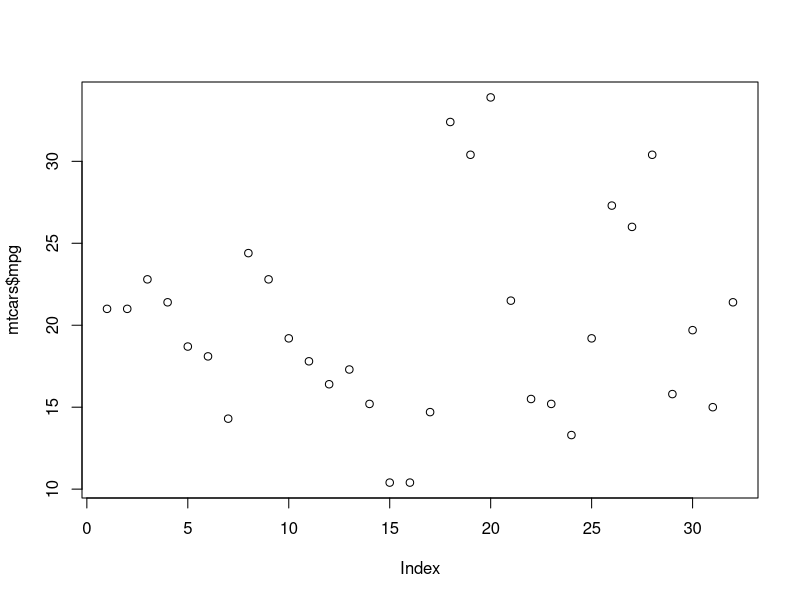
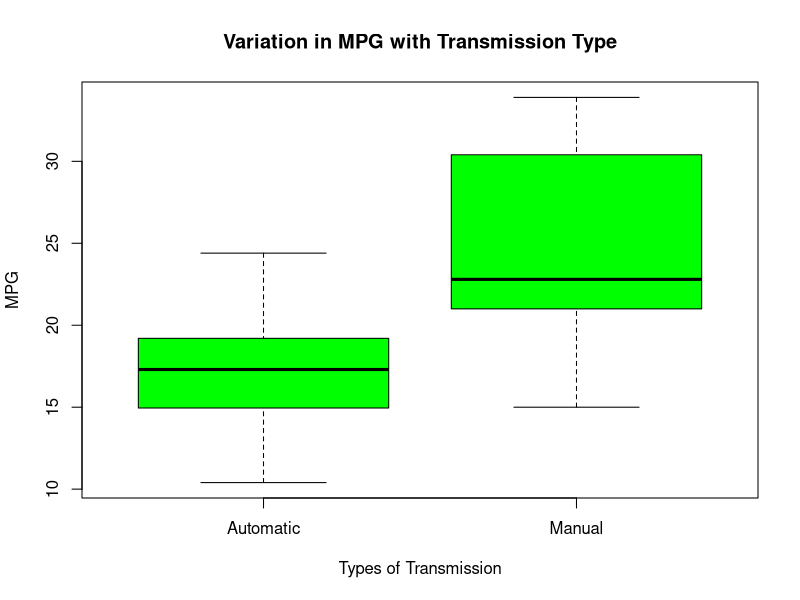
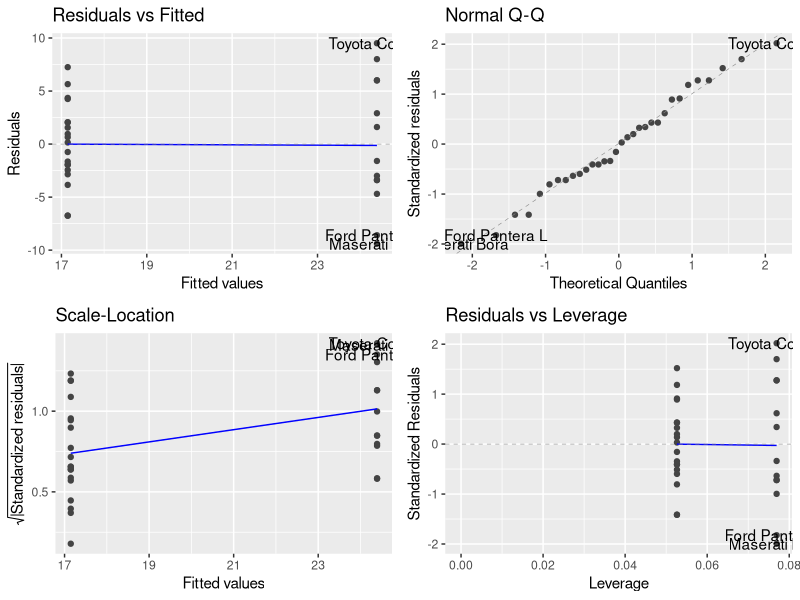
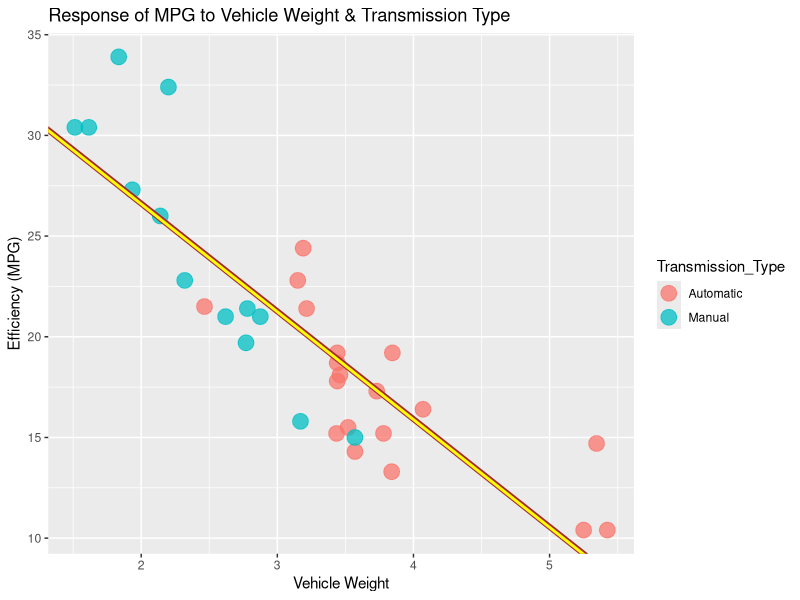
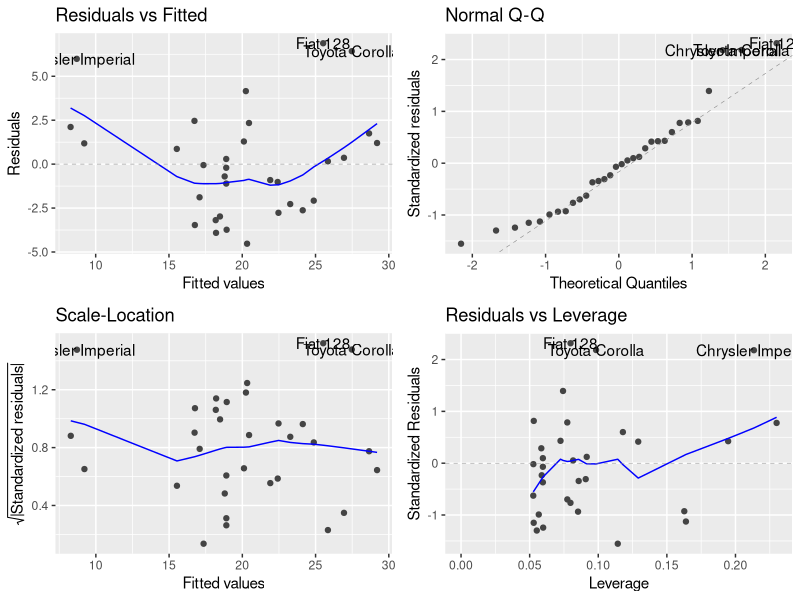
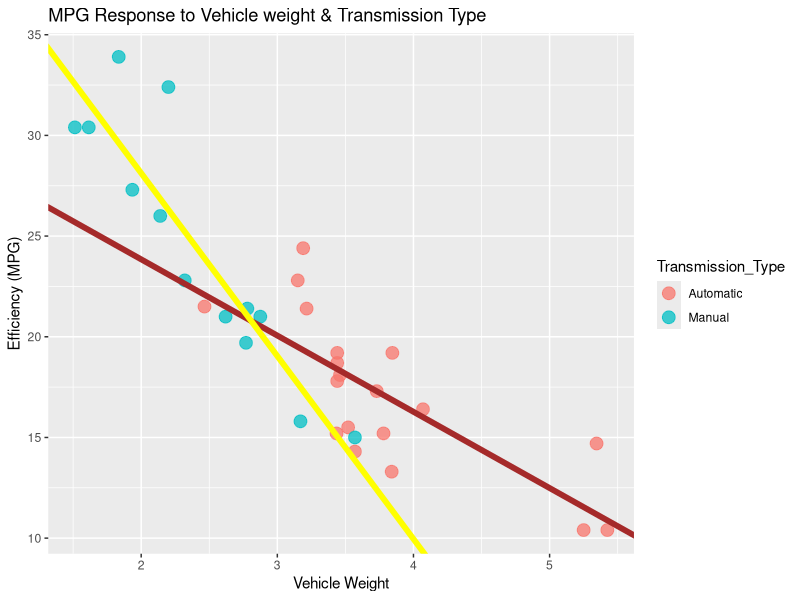
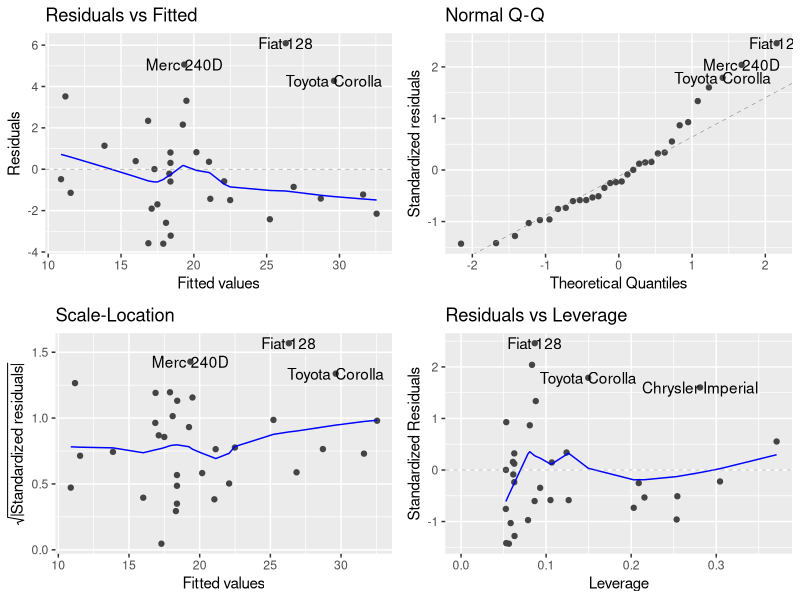
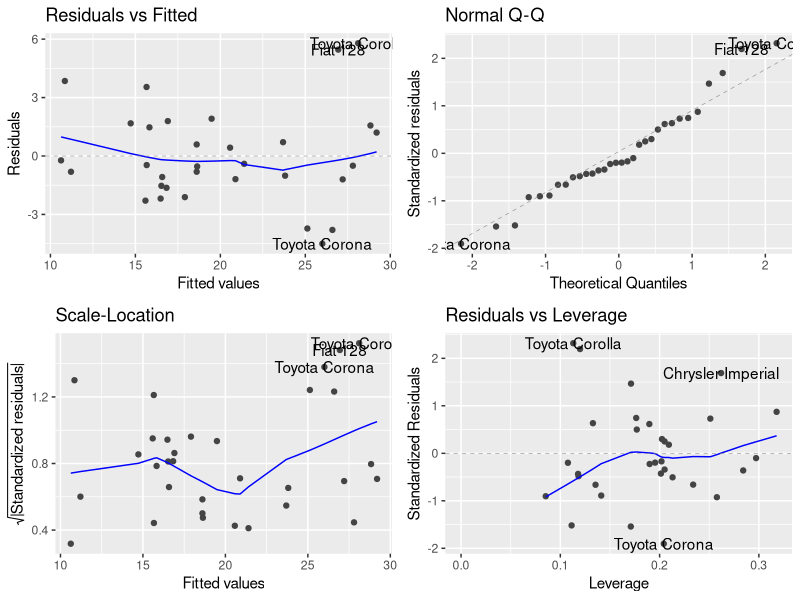

R code for these plots, in order:
## ---- chunk 1
knitr::opts_chunk$set(echo = TRUE)
## ---- chunk 2
library(datasets)
data("mtcars")
## ---- chunk 3
dim(mtcars)
str(mtcars)
head(mtcars)
tail(mtcars)
names(mtcars)
## ---- chunk 4
sum(is.na(mtcars))
sapply(mtcars, function(x) sum(is.na(x)))
## ---- chunk 5
quality_data <- function(df=NULL){
  if(is.null(df)) print("Please pass a non-empty data frame")
  summary_table <- do.call(data.frame,
                           list(
                             Min = sapply(df, function(x) min(x, na.rm = TRUE)),
                             Max = sapply(df, function(x) max(x, na.rm = TRUE)),
                             Mean = sapply(df, function(x) mean(x, na.rm = TRUE)),
                             SD = sapply(df, function(x) sd(x, na.rm = TRUE)),
                             Total = apply(df, 2, length),
                             NULLS = sapply(df, function(x) sum(is.na (x))),
                             Unique = sapply(df, function(x) length(unique(x))),
                             dataType = sapply(df, class)
                           ))
  nums <- vapply(summary_table, is.numeric, FUN.VALUE = logical(1))
  summary_table[, nums] <- round(summary_table[, nums], digits = 3)
  return(summary_table)
}
mtcars_quality <- quality_data(mtcars)
mtcars_quality <- cbind(columns = rownames(mtcars_quality), 
                    data.frame(mtcars_quality, row.names = NULL))
View(mtcars_quality)
## ---- chunk 6
library(e1071)
library(ggplot2)
library(graphics)
library(lattice)
require(stats)
library(dplyr)

mtcars_ds <- mutate(mtcars, Transmission_Type = factor(am, levels = c(0,1),
            labels = c("Automatic", "Manual")))
mtcars_ds
names(mtcars_ds)
plot(mtcars$mpg)

## ---- chunk 7
library(tidyverse)
library(ggpubr)
library(broom)
library(ggfortify)
model_1 <- lm(mpg ~ Transmission_Type, data = mtcars_ds)
summary(model_1)

plot(mtcars_ds$Transmission_Type, mtcars_ds$mpg, col = "green", main= "Variation in MPG with Transmission Type", xlab="Types of Transmission", ylab= "MPG")


confint(model_1)

par(mfrow=c(2,2))
autoplot(model_1)

## ---- chunk 8

model_2 <- lm(mpg ~ Transmission_Type + wt , data = mtcars_ds)
summary(model_2)

g2 <- ggplot(mtcars_ds, aes(wt, mpg))
g2 <- g2 + geom_point(aes(color = Transmission_Type), alpha = 0.75, size = 5) + 
  labs(title = "Response of MPG to Vehicle Weight & Transmission Type") +
  labs(x = "Vehicle Weight", y = "Efficiency (MPG)")

g2 <- g2 + geom_abline(intercept = coef(model_2)[1] + coef(model_2)[2] * 0, slope = coef(model_2)[3], size = 2, col = "brown")

g2 <- g2 + geom_abline(intercept = coef(model_2)[1] + coef(model_2)[2] * 1, slope = coef(model_2)[3], size = 1, col = "yellow")

g2
## ---- chunk 9
  
confint(model_2)

par(mfrow=c(2,2))
autoplot(model_2)

## ---- chunk 10
anova(model_1, model_2)
## ---- chunk 11
model_3 <- lm(mpg ~ Transmission_Type * wt, mtcars_ds)
summary(model_3)
## ---- chunk 12
g3 <- ggplot(mtcars_ds, aes(wt, mpg))
g3 <- g3 + geom_point(aes(color = Transmission_Type), alpha = 0.75, size = 4) + labs(title = "MPG Response to Vehicle weight & Transmission Type") + 
  labs(x = "Vehicle Weight", y = "Efficiency (MPG)")
g3 <- g3 + geom_abline(intercept = coef(model_3)[1] + coef(model_3)[2] * 0, slope = coef(model_3)[3] + coef(model_3)[4] * 0, size = 2, col = "brown")
g3 <- g3 + geom_abline(intercept = coef(model_3)[1] + coef(model_3)[2] * 1, slope = coef(model_3)[3] + 
coef(model_3)[4] *1, size =2, col = "yellow")
g3
## ---- chunk 13

confint(model_3)
## ---- chunk 14
par(mfrow = c(2 , 2))
autoplot(model_3)
## ---- chunk 15
anova(model_2, model_3)
## ---- chunk 16
model_4 <- lm(mpg ~ Transmission_Type + disp + wt + factor(cyl), mtcars_ds)
summary(model_4)
## ---- chunk 17
par(mfrow = c(2, 2))
autoplot(model_4)

## ---- chunk 18
anova(model_3, model_4)
